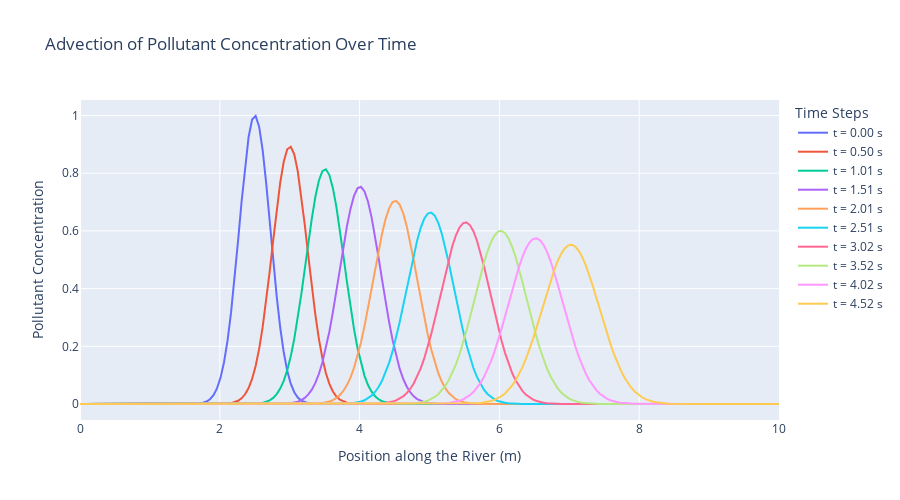

This figure's notebook cell:
### Markdown cell above
**Upwind method** overview:

https://en.wikipedia.org/wiki/Upwind_scheme

### Code cell
# Visualization using Plotly
fig = go.Figure()

for idx, rho_snapshot in enumerate(rho_history):
    fig.add_trace(go.Scatter(
        x=x,
        y=rho_snapshot,
        mode='lines',
        name=f't = {time_steps[idx]:.2f} s'
    ))

fig.update_layout(
    title='Advection of Pollutant Concentration Over Time',
    xaxis_title='Position along the River (m)',
    yaxis_title='Pollutant Concentration',
    legend_title='Time Steps',
    autosize=True,
    height=500
)

html_fig = fig.to_html(full_html=False, include_plotlyjs='cdn')
HTML(html_fig)

### Figure 1 — Plotly figure (JSON) as saved in the notebook; plotly's stock layout.template omitted (floating-point values rounded to 4 significant figures; data arrays with more than 128 entries replaced by an {"elided": "..."} marker saying what was removed)
{"data": [{"mode": "lines", "name": "t = 0.00 s", "type": "scatter", "x": {"elided": "200 float values"}, "y": {"elided": "200 float values"}}, {"mode": "lines", "name": "t = 0.50 s", "type": "scatter", "x": {"elided": "200 float values"}, "y": {"elided": "200 float values"}}, {"mode": "lines", "name": "t = 1.01 s", "type": "scatter", "x": {"elided": "200 float values"}, "y": {"elided": "200 float values"}}, {"mode": "lines", "name": "t = 1.51 s", "type": "scatter", "x": {"elided": "200 float values"}, "y": {"elided": "200 float values"}}, {"mode": "lines", "name": "t = 2.01 s", "type": "scatter", "x": {"elided": "200 float values"}, "y": {"elided": "200 float values"}}, {"mode": "lines", "name": "t = 2.51 s", "type": "scatter", "x": {"elided": "200 float values"}, "y": {"elided": "200 float values"}}, {"mode": "lines", "name": "t = 3.02 s", "type": "scatter", "x": {"elided": "200 float values"}, "y": {"elided": "200 float values"}}, {"mode": "lines", "name": "t = 3.52 s", "type": "scatter", "x": {"elided": "200 float values"}, "y": {"elided": "200 float values"}}, {"mode": "lines", "name": "t = 4.02 s", "type": "scatter", "x": {"elided": "200 float values"}, "y": {"elided": "200 float values"}}, {"mode": "lines", "name": "t = 4.52 s", "type": "scatter", "x": {"elided": "200 float values"}, "y": {"elided": "200 float values"}}], "layout": {"autosize": true, "height": 500, "legend": {"title": {"text": "Time Steps"}}, "title": {"text": "Advection of Pollutant Concentration Over Time"}, "xaxis": {"title": {"text": "Position along the River (m)"}}, "yaxis": {"title": {"text": "Pollutant Concentration"}}}}
